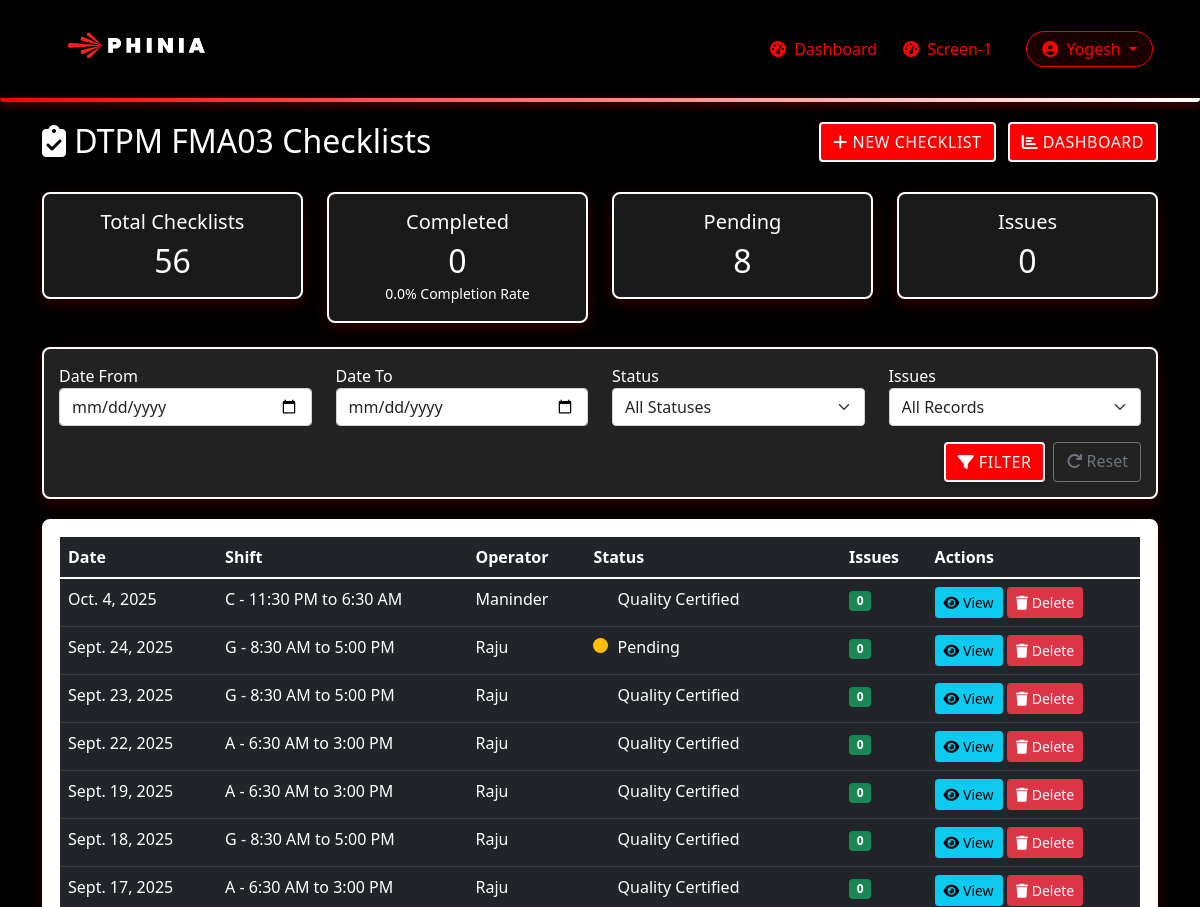
The page /dtpm-new/ (signed in, upper part) on the database as committed earlier.
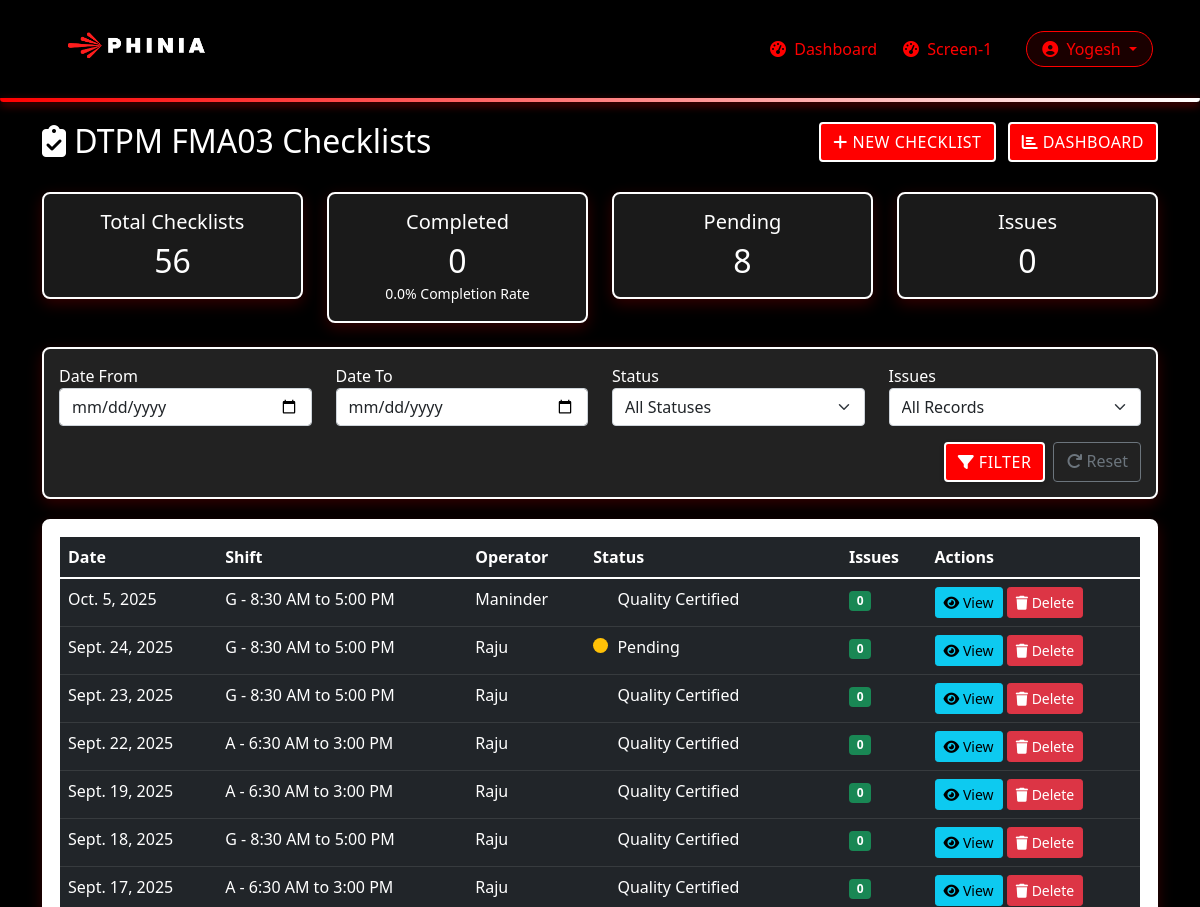
The same page on the database as committed later.
### main/models.py (models this page shows, shortened)
class DTPMChecklistFMA03New(models.Model):
    STATUS_CHOICES = (
        ('pending', 'Pending'),
        ('supervisor_approved', 'Supervisor Approved'),
        ('quality_certified', 'Quality Certified'),
        ('rejected', 'Rejected'),
        ('quality_rejected', 'Quality Rejected'),
    )
    date = models.DateField()
    shift = models.ForeignKey('Shift', on_delete=models.CASCADE, related_name='dtpm_checklists_new')
    verification_status = models.ForeignKey(
        'DailyVerificationStatus',
        on_delete=models.CASCADE,
        related_name='dtpm_checklists',
        blank=True,
        null=True
    )
    operator = models.ForeignKey('User', on_delete=models.CASCADE, related_name='operated_dtpm_checklists_new')
    supervisor = models.ForeignKey(
        'User',
        on_delete=models.CASCADE,
        related_name='supervised_dtpm_checklists_new',
        null=True,
        blank=True
    )
    status = models.CharField(max_length=20, choices=STATUS_CHOICES, default='pending')
    notes = models.TextField(blank=True, null=True)
    current_model = models.CharField(
        max_length=10,
        choices=[
            ('P703', 'P703'),
            ('U704', 'U704'),
            ('FD', 'FD'),
            ('SA', 'SA'),
            ('Gnome', 'Gnome'),
        ],
        verbose_name="Current Running Model",
        blank=True,
        null=True
    )
    checklist_shift = models.CharField(
        max_length=10,
        choices=[
            ('S1', 'S1 - 6:30 AM to 6:30 PM'),
            ('A', 'A - 6:30 AM to 3:00 PM'),
            ('G', 'G - 8:30 AM to 5:00 PM'),
            ('B', 'B - 3:00 PM to 11:30 PM'),
            ('C', 'C - 11:30 PM to 6:30 AM'),
            ('S2', 'S2 - 6:30 PM to 6:30 AM'),
        ],
        verbose_name="Shift from Checklist",
        blank=True,
        null=True
    )
    created_at = models.DateTimeField(auto_now_add=True)
    updated_at = models.DateTimeField(auto_now=True)
    supervisor_approved_at = models.DateTimeField(null=True, blank=True)
    supervisor_approved_by = models.ForeignKey('User', on_delete=models.SET_NULL, null=True, blank=True,
                                              related_name='dtpm_supervisor_approvals')
    quality_certified_at = models.DateTimeField(null=True, blank=True)
    quality_certified_by = models.ForeignKey('User', on_delete=models.SET_NULL, null=True, blank=True,
                                            related_name='dtpm_quality_certifications')
    quality_comments = models.TextField(blank=True, null=True)
    rejected_at = models.DateTimeField(null=True, blank=True)
    rejected_by = models.ForeignKey('User', on_delete=models.SET_NULL, null=True, blank=True,
                                   related_name='dtpm_rejections')
    quality_rejected_at = models.DateTimeField(null=True, blank=True)
    quality_rejected_by = models.ForeignKey('User', on_delete=models.SET_NULL, null=True, blank=True,
                                          related_name='dtpm_quality_rejections')
    class Meta:
        ordering = ['-date']
        verbose_name = "DTPM Checklist"
        verbose_name_plural = "DTPM Checklists"

class User(AbstractUser):
    USER_TYPES = (
        ('operator', 'Operator'),
        ('shift_supervisor', 'Shift Supervisor'),
        ('quality_supervisor', 'Quality Supervisor'),
    )
    company_id = models.CharField(max_length=100, blank=True, null=True)
    skill_matrix_level = models.CharField(max_length=200, blank=True, null=True)
    user_type = models.CharField(max_length=20, choices=USER_TYPES)

### main/views.py (the view)
# urls.py: path('dtpm-new/', views.dtpm_new_list, name='dtpm_new_list'),
@login_required
def dtpm_new_list(request):
    form = DTPMChecklistNewFilterForm(request.GET)
    checklists = DTPMChecklistFMA03New.objects.select_related('shift', 'operator', 'supervisor', 'verification_status')\
        .annotate(issue_count=Count('check_results__issues', distinct=True))
    if form.is_valid():
        data = form.cleaned_data
        if data.get('date_from'):
            checklists = checklists.filter(date__gte=data['date_from'])
        if data.get('date_to'):
            checklists = checklists.filter(date__lte=data['date_to'])
        if data.get('status'):
            checklists = checklists.filter(status=data['status'])
        if data.get('has_issues'):
            if data['has_issues'] == 'yes':
                checklists = checklists.filter(issue_count__gt=0)
            elif data['has_issues'] == 'no':
                checklists = checklists.filter(issue_count=0)
    checklists = checklists.order_by('-date')
    stats = {
        'total': checklists.count(),
        'completed': checklists.filter(status__in=['verified', 'rejected']).count(),
        'pending': checklists.filter(status='pending').count(),
        'issues_count': DTPMIssueNew.objects.filter(
            check_result__checklist__in=checklists
        ).count()
    }
    if stats['total'] > 0:
        stats['completion_percentage'] = (stats['completed'] / stats['total']) * 100
    else:
        stats['completion_percentage'] = 0
    context = {
        'checklists': checklists,
        'filter_form': form,
        'stats': stats,
        'title': 'DTPM FMA03 Checklists'
    }
    return render(request, 'main/dtpm/dtpm_new_list.html', context)

### main/forms.py
class DTPMChecklistNewFilterForm(forms.Form):
    date_from = forms.DateField(
        required=False,
        widget=forms.DateInput(attrs={'type': 'date', 'class': 'form-control'})
    )
    date_to = forms.DateField(
        required=False,
        widget=forms.DateInput(attrs={'type': 'date', 'class': 'form-control'})
    )
    status = forms.ChoiceField(
        choices=[('', 'All Statuses')] + list(DTPMChecklistFMA03New.STATUS_CHOICES),
        required=False,
        widget=forms.Select(attrs={'class': 'form-control'})
    )
    has_issues = forms.ChoiceField(
        choices=[
            ('', 'All Records'),
            ('yes', 'Has Issues'),
            ('no', 'No Issues'),
        ],
        required=False,
        widget=forms.Select(attrs={'class': 'form-control'})
    )

### main/templates/main/dtpm/dtpm_new_list.html (shortened to what the changed rows need)
{% extends 'main/base.html' %}
{% load static %}
{% block content %}
<div class="row mb-4">
    <div class="col-md-8">
        <h2><i class="fas fa-clipboard-check"></i> DTPM FMA03 Checklists</h2>
    </div>
</div>
<div class="row mb-4">
    <div class="col-md-3">
        <div class="card dashboard-card">
            <div class="card-body text-center">
                <h2 class="mb-0">{{ stats.total }}</h2>
            </div>
        </div>
    </div>
    <div class="col-md-3">
        <div class="card dashboard-card">
            <div class="card-body text-center">
                <h2 class="mb-0">{{ stats.completed }}</h2>
            </div>
        </div>
    </div>
    <div class="col-md-3">
        <div class="card dashboard-card">
            <div class="card-body text-center">
                <h2 class="mb-0">{{ stats.pending }}</h2>
            </div>
        </div>
    </div>
    <div class="col-md-3">
        <div class="card dashboard-card">
            <div class="card-body text-center">
                <h2 class="mb-0">{{ stats.issues_count }}</h2>
            </div>
        </div>
    </div>
</div>
<div class="card">
    <div class="card-body">
        <div class="table-responsive">
            <table class="table table-dark table-hover">
                <thead>
                    <tr>
                        <th>Date</th>
                        <th>Shift</th>
                        <th>Operator</th>
                        <th>Status</th>
                        <th>Issues</th>
                        <th>Actions</th>
                    </tr>
                </thead>
                <tbody>
                    {% for checklist in checklists %}
                    <tr>
                        <td>{{ checklist.date }}</td>
                        <td>{{ checklist.get_checklist_shift_display  }}</td>
                        <td>{{ checklist.operator.username }}</td>
                        <td>
                            <span class="status-indicator status-{{ checklist.status }}"></span>
                            {{ checklist.get_status_display }}
                        </td>
                        <td>
                            {% if checklist.issue_count > 0 %}
                            <span class="badge bg-danger">{{ checklist.issue_count }}</span>
                            {% else %}
                            <span class="badge bg-success">0</span>
                            {% endif %}
                        </td>
                        <td>
                            <a href="{% url 'dtpm_new_detail' pk=checklist.id %}" class="btn btn-sm btn-info">
                                <i class="fas fa-eye"></i> View
                            </a>
                            {% if request.user.user_type == 'shift_supervisor' or request.user.is_superuser %}
                            <a href="{% url 'dtpm_new_delete' pk=checklist.id %}" class="btn btn-sm btn-danger">
                                <i class="fas fa-trash"></i> Delete
                            </a>
                            {% endif %}
                        </td>
                    </tr>
                    {% empty %}
                    <tr>
                        <td colspan="6" class="text-center">No checklists found.</td>
                    </tr>
                    {% endfor %}
                </tbody>
            </table>
        </div>
    </div>
</div>
{% endblock %}

Rows that differ between the two databases and show on the page:
removed DTPMChecklistFMA03New: date "Oct. 4, 2025", checklist_shift "C - 11:30 PM to 6:30 AM", operator.username "Maninder", status "Quality Certified"
added DTPMChecklistFMA03New: date "Oct. 5, 2025", checklist_shift "G - 8:30 AM to 5:00 PM", operator.username "Maninder", status "Quality Certified"
